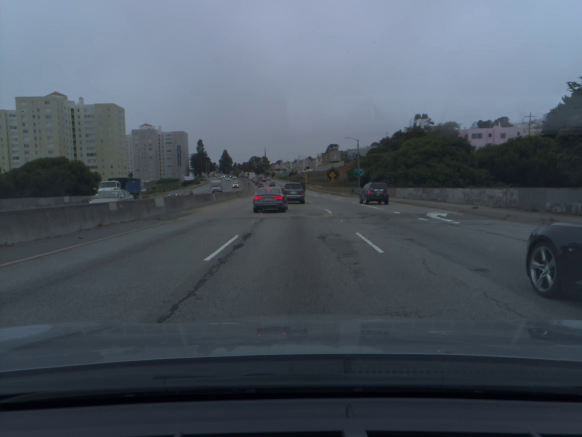
#> input picture data/frames/frame_0379.jpg, 1164 x 874 px (shown at 1/2 size)
$ python create_inceptionv3_raws.py --dest out.png --img_folder ../../../../../data/frames   (older library calls are emulated)
#> lines starting #> are read from the running program, lines starting #| are printed output that depends on the picture
#
# Copyright (c) 2016,2018-2019 Qualcomm Technologies, Inc.
# All Rights Reserved.
# Confidential and Proprietary - Qualcomm Technologies, Inc.
#
import argparse
import numpy as np
import os

from PIL import Image

RESIZE_METHOD_ANTIALIAS = "antialias"
RESIZE_METHOD_BILINEAR  = "bilinear"

# [55 lines left out: functions __get_img_raw, __create_mean_raw, __create_raw_incv3, not called in this run]

def __resize_square_to_jpg(src, dst, size,resize_type):
#> called with src = 'data/frames/frame_0379.jpg', size = 299, resize_type = 'bilinear'
    src_img = Image.open(src)
#> src_img is the input picture: PIL image 1164x874 RGB; mean R, G, B 75.9, 85.2, 96.1
    # If black and white image, convert to rgb (all 3 channels the same)
    if len(np.shape(src_img)) == 2: src_img = src_img.convert(mode = 'RGB')
    # center crop to square
    width, height = src_img.size
#> width = 1164; height = 874
    short_dim = min(height, width)
#> short_dim = 874
    crop_coord = (
        (width - short_dim) / 2,
        (height - short_dim) / 2,
        (width + short_dim) / 2,
        (height + short_dim) / 2
    )
#> crop_coord = (145, 0, 1019, 874)
    img = src_img.crop(crop_coord)
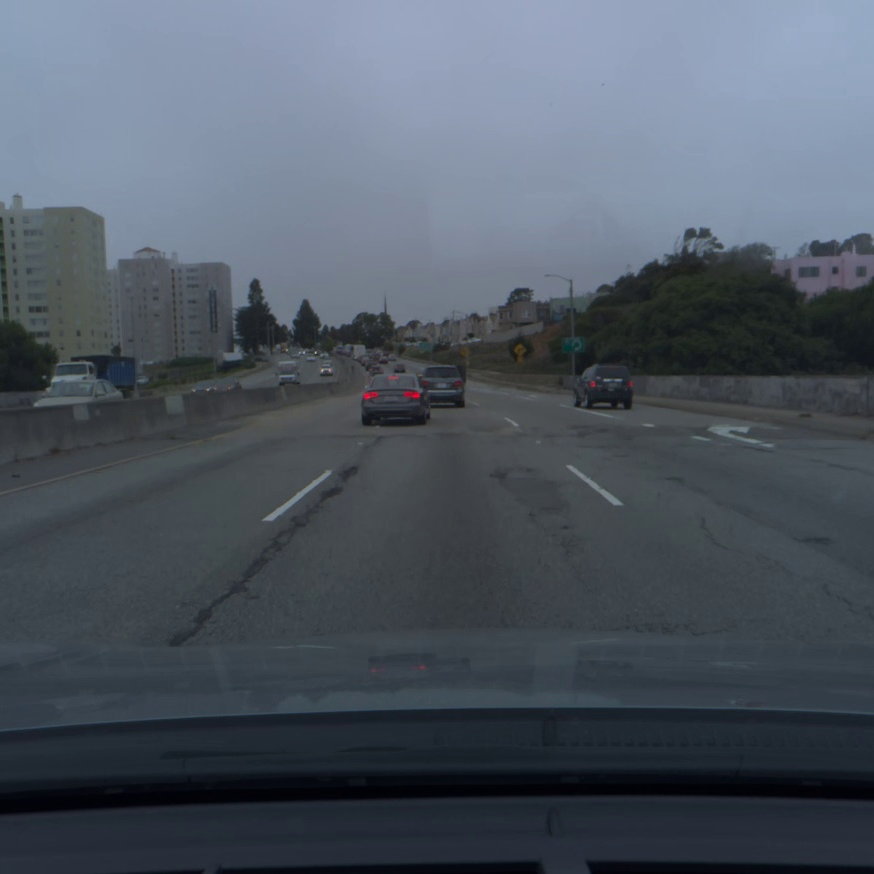
#> img: PIL image 874x874 RGB; mean R, G, B 78.3, 87, 98
    # resize to inceptionv3 size
    if resize_type == RESIZE_METHOD_BILINEAR :
        dst_img = img.resize((size, size), Image.BILINEAR)
    else :
        dst_img = img.resize((size, size), Image.ANTIALIAS)
    # save output - save determined from file extension
    dst_img.save(dst)
    return 0

def convert_img(src,dest,size,resize_type):
    print("Converting images for inception v3 network.")

    print("Scaling to square: " + src)
    for root,dirs,files in os.walk(src):
        for jpgs in files:
            src_image=os.path.join(root, jpgs)
            if('.jpg' in src_image):
                print(src_image)
                dest_image = os.path.join(dest, jpgs)
                __resize_square_to_jpg(src_image,dest_image,size,resize_type)

    print("Image mean: " + dest)
    for root,dirs,files in os.walk(dest):
        for jpgs in files:
            src_image=os.path.join(root, jpgs)
            if('.jpg' in src_image):
                print(src_image)
                mean_rgb=(128,128,128)
                __create_raw_incv3(src_image,mean_rgb,128,False,False)


def main():
    parser = argparse.ArgumentParser(description="Batch convert jpgs",formatter_class=argparse.ArgumentDefaultsHelpFormatter)
    parser.add_argument('-d', '--dest',type=str, required=True)
    parser.add_argument('-s','--size',type=int, default=299)
    parser.add_argument('-i','--img_folder',type=str, required=True)
    parser.add_argument('-r','--resize_type',type=str, default=RESIZE_METHOD_BILINEAR,
                        help='Select image resize type antialias or bilinear. Image resize type should match '
                             'resize type used on images with which model was trained, otherwise there may be impact '
                             'on model accuracy measurement.')

    args = parser.parse_args()

    size = args.size
    src = os.path.abspath(args.img_folder)
    dest = os.path.abspath(args.dest)
    resize_type = args.resize_type

    assert resize_type == RESIZE_METHOD_BILINEAR or resize_type == RESIZE_METHOD_ANTIALIAS, \
           "Image resize method should be antialias or bilinear"

    convert_img(src,dest,size,resize_type)

if __name__ == '__main__':
    exit(main())
#> (the program exits here)
